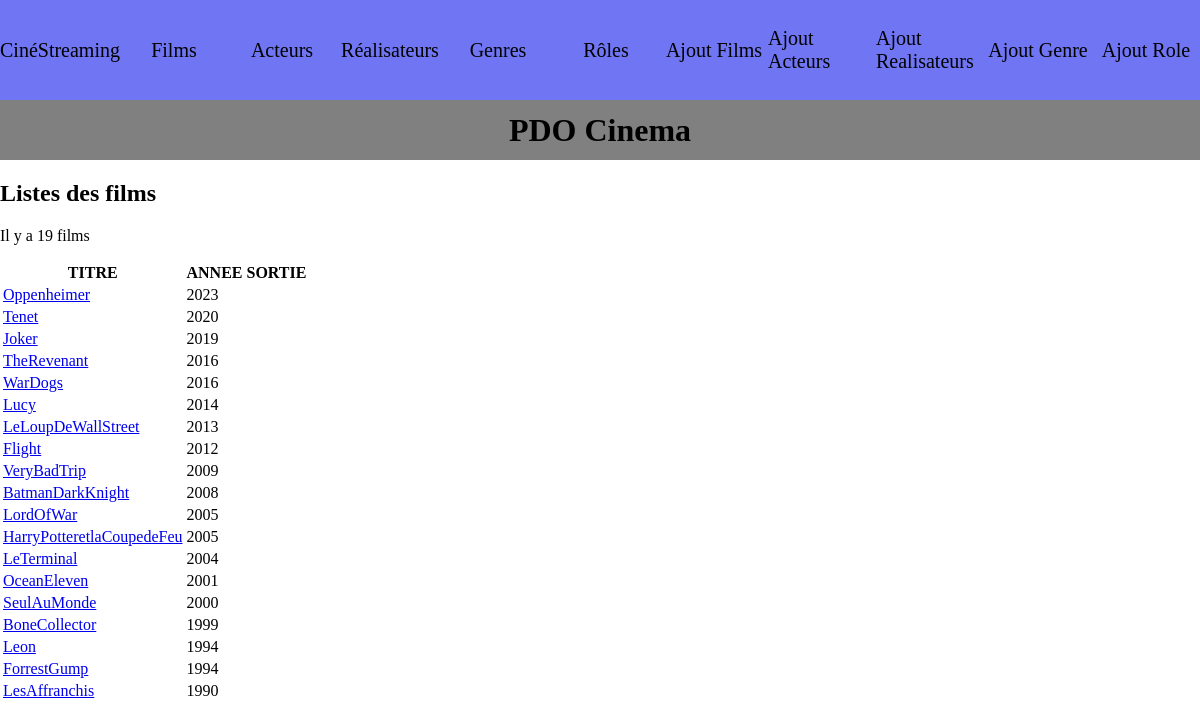
Before: / with the older database file.
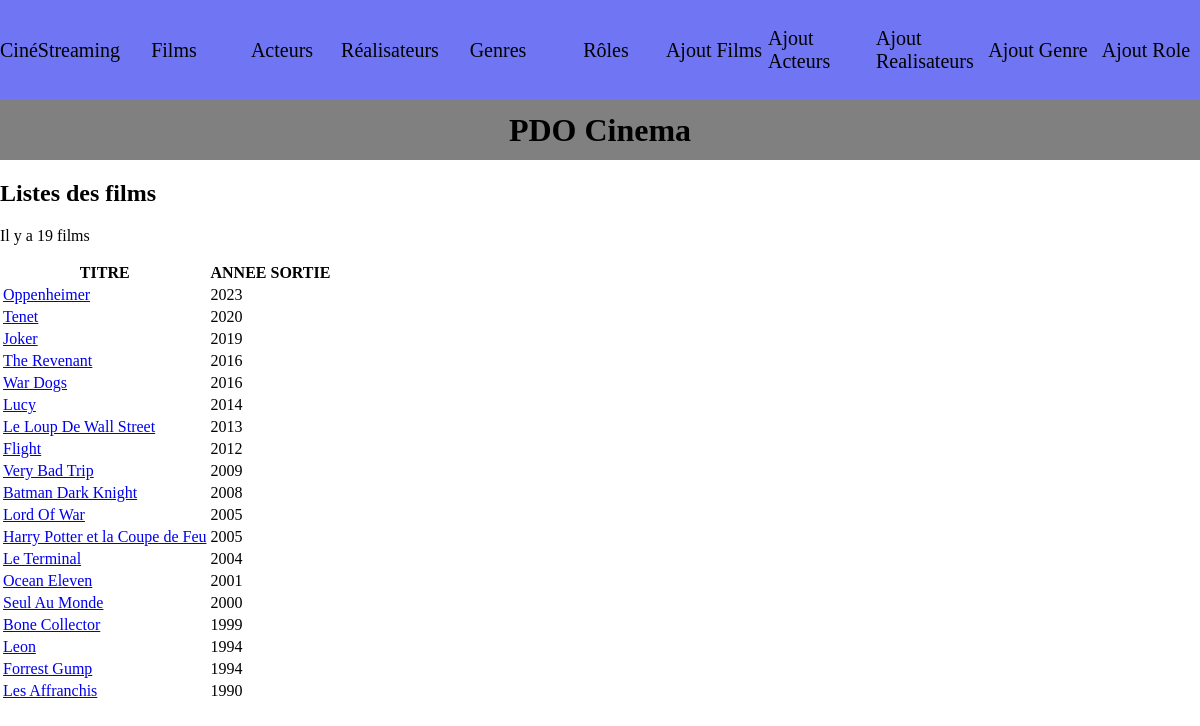
After: the same page with the newer database file.
### tables this page shows
CREATE TABLE IF NOT EXISTS `films` (
  `ID_Films` int(11) NOT NULL AUTO_INCREMENT,
  `Titre_Film` varchar(50) NOT NULL,
  `AnneeSortieFilm` int(11) NOT NULL,
  `DureeFilm` int(11) NOT NULL,
  `Resume_Film` varchar(255) NOT NULL,
  `Note_Film` int(11) NOT NULL,
  `Affiche_Film` varchar(255) NOT NULL,
  `ID_Realisateur` int(11) NOT NULL,
  PRIMARY KEY (`ID_Films`),
  KEY `ID_Realisateur` (`ID_Realisateur`),
  CONSTRAINT `films_ibfk_1` FOREIGN KEY (`ID_Realisateur`) REFERENCES `realisateur` (`ID_Realisateur`)
);

### controller/CinemaController.php (called while the page is built, shortened)
<?php
class CinemaController {
	public function listFilms() {
		$pdo = Connect::seConnecter();
		$requete =$pdo->query("SELECT ID_Films, Titre_Film, AnneeSortieFilm AS AnneeSortieFilmOrdre
        FROM films
        ORDER BY AnneeSortieFilmOrdre DESC");
		require "view/film/listFilms.php";
	}
}
?>

### view/Film/listFilms.php (the view, shortened to what this page needs)
<p> Il y a <?= $requete->rowCount() ?> films </p>
<table>
	<thead>
		<tr>
			<th>TITRE</th>
			<th>ANNEE SORTIE</th>
		</tr>
	</thead>
	<tbody>
		<?php
			foreach ($requete->fetchAll() as $film) {  ?>
			<tr>
				<td> <a href="index.php?action=detailFilm&id=<?= $film['ID_Films'] ?>"> <?= $film["Titre_Film"] ?></a></td>
				<td> <?= $film["AnneeSortieFilmOrdre"] ?> </td>
				</tr>
			<?php } ?>
	</tbody>
</table>
<?php
$titre_secondaire = "Listes des films";
$contenu = ob_get_clean();
require "view/template.php";
?>

### index.php (shortened to what this page needs)
<?php
$ctrlCinema = new CinemaController();
$id = (isset($_GET["id"])) ? $_GET["id"] : null;
if (isset($_GET["action"])) {
    $action = $_GET["action"];
    switch ($action) {
        case "listFilms":
            $ctrlCinema->listFilms();
            break;
        case "detailFilm":
            $ctrlCinema->detailFilm($id);
            break;
        case "listActeurs":
            $ctrlCinema->listActeurs($id);
            break;
        case "detailActeur":
            $ctrlCinema->detailActeur($id);
            break;
        case "detailRealisateur":
            $ctrlCinema->detailRealisateur($id);
            break;
        case "listRealisateur":
            $ctrlCinema->listRealisateur($id);
            break;
        case "detailGenre":
            $ctrlCinema->detailGenre($id);
            break;
        case "listGenre":
            $ctrlCinema->listGenre($id);
            break;
        case "listRole":
            $ctrlCinema->listRole($id);
            break;
        case "detailRole":
            $ctrlCinema->detailRole($id);
            break;
        case "FormFilm":
            $ctrlCinema->AjoutFilm($id);
        break;
        case "AjoutFilm":
            $ctrlCinema->AjoutFilm();
        break;
         case "FormActeur":
            $ctrlCinema->AjoutActeur($id);
        break;
        case "AjoutActeur":
            $ctrlCinema->AjoutActeur();
        break;
         case "FormRealisateur":
            $ctrlCinema->AjoutRealisateur($id);
        break;
        case "AjoutRealisateur":
            $ctrlCinema->AjoutRealisateur();
        break;
         case "FormRole":
            $ctrlCinema->AjoutRole($id);
        break;
        case "AjoutRole":
            $ctrlCinema->AjoutRole();
        break;
         case "FormGenre":
            $ctrlCinema->AjoutGenre($id);
        break;
        case "AjoutGenre":
            $ctrlCinema->AjoutGenre();
        break;
        case "FormActeur":
            $ctrlCinema->FormActeur($id);
        break;
        case "FormRealisateur":
            $ctrlCinema->FormRealisateur($id);
        break;
        case "FormGenre":
            $ctrlCinema->FormGenre($id);
        break;
        case "FormRole":
            $ctrlCinema->FormRole($id);
        break;
        default:
            echo "Action inconnue.";
        break;
    }
} else {
    $ctrlCinema->listFilms();
}
?>

### view/template.php (shortened to what this page needs)
<!DOCTYPE html>
<html>
<head>
	<link rel="stylesheet" type="text/css" href="public/css/style.css">
</head>
<body>
	<div id="wrapper" class="uk-container uk_container-expand">
		<main>
		<div id="contenu">
					<nav>
						<a href="#">CinéStreaming</a>
						<a href="index.php">Films</a>
						<a href="index.php?action=listActeurs">Acteurs</a>
						<a href="index.php?action=listRealisateur">Réalisateurs</a>
						<a href="index.php?action=listGenre">Genres</a>
						<a href="index.php?action=listRole">Rôles</a>
						<a href="index.php?action=AjoutFilm">Ajout Films</a>
						<a href="index.php?action=FormActeur">Ajout Acteurs</a>
						<a href="index.php?action=FormRealisateur">Ajout Realisateurs</a>
						<a href="index.php?action=FormGenre">Ajout Genre</a>
						<a href="index.php?action=FormRole">Ajout Role</a>
					</nav>
			<h1 class="uk-heading-divider"> PDO Cinema </h1>
			<h2 class="uk-heading-bullet"> <?= $titre_secondaire ?> </h2>
			<?= $contenu ?>
		</div>
		</main>
	</div>
</body>
</html>

### public/css/style.css (style rules this page uses)
body { margin: 0; }
nav { display: flex; flex-direction: row; background-color: #6F75F3; height: 100px; align-items: center; text-decoration: none; }
nav a { display: flex; justify-content: space-around; color: black; height: 60px; width: 100%; align-items: center; font-size: 20px; text-decoration: none; }
.uk-heading-divider { background-color: grey; margin: 0; height: 60px; display: flex; align-items: center; flex-direction: row; width: 100%; justify-content: center; }

Changed rows visible on the page:
changed films: Titre_Film "TheRevenant" → "The Revenant"
changed films: Titre_Film "WarDogs" → "War Dogs"
changed films: Titre_Film "LeLoupDeWallStreet" → "Le Loup De Wall Street"
changed films: Titre_Film "VeryBadTrip" → "Very Bad Trip"
changed films: Titre_Film "BatmanDarkKnight" → "Batman Dark Knight"
changed films: Titre_Film "LordOfWar" → "Lord Of War"
changed films: Titre_Film "HarryPotteretlaCoupedeFeu" → "Harry Potter et la Coupe de Feu"
changed films: Titre_Film "LeTerminal" → "Le Terminal"
changed films: Titre_Film "OceanEleven" → "Ocean Eleven"
changed films: Titre_Film "SeulAuMonde" → "Seul Au Monde"
changed films: Titre_Film "BoneCollector" → "Bone Collector"
changed films: Titre_Film "ForrestGump" → "Forrest Gump"
changed films: Titre_Film "LesAffranchis" → "Les Affranchis"
